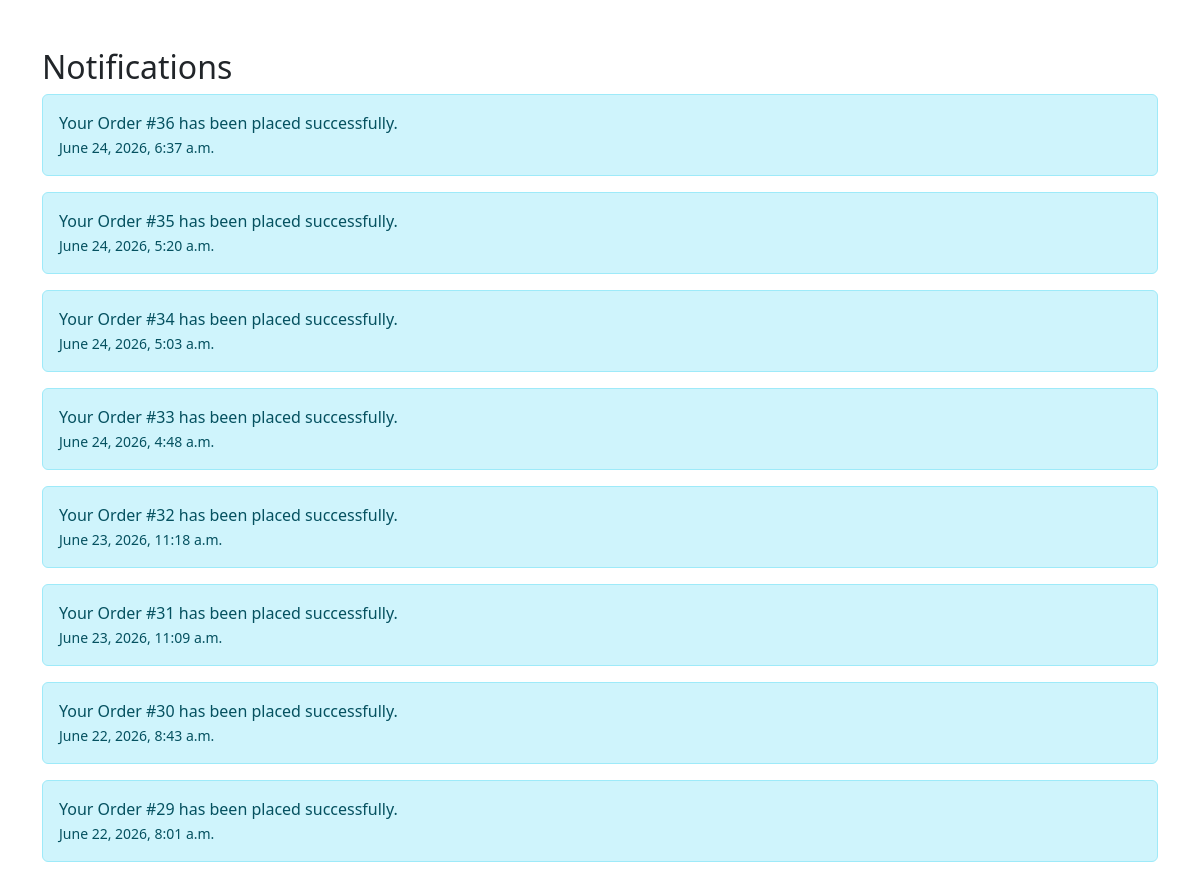
The page /notifications/ (signed in, upper part) on the database as committed earlier.
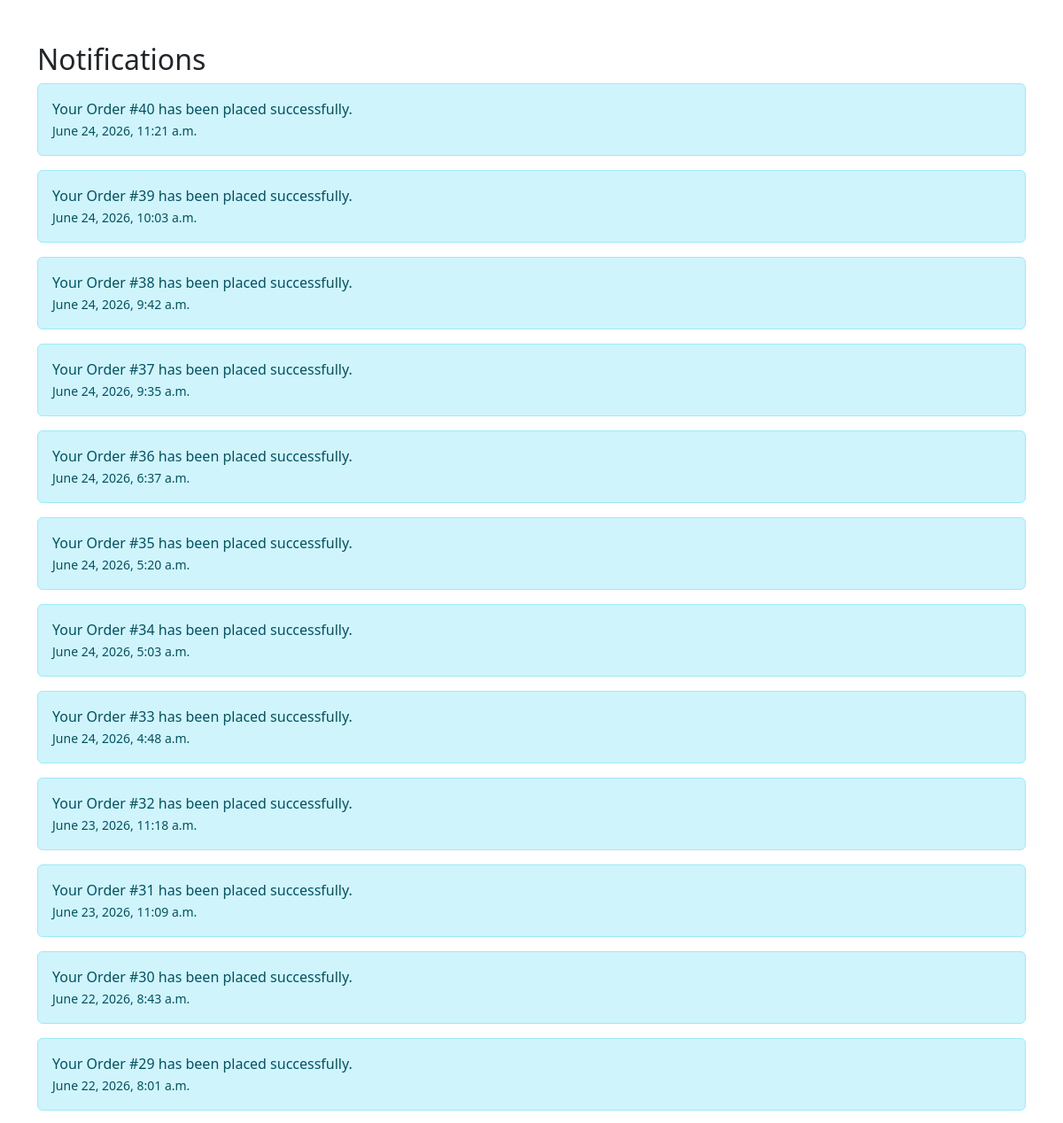
The same page on the database as committed later.
### store/models.py (models this page shows, shortened)
class Notification(models.Model):
    user = models.ForeignKey(User, on_delete=models.CASCADE)
    message = models.TextField()
    is_read = models.BooleanField(default=False)
    created_at = models.DateTimeField(auto_now_add=True)

### store/views.py (the view)
# urls.py: path('notifications/', views.notifications, name='notifications'),
@login_required
def notifications(request):
    notifications = Notification.objects.filter(
        user=request.user
    ).order_by("-created_at")
    Notification.objects.filter(
        user=request.user,
        is_read=False
    ).update(is_read=True)
    return render(
        request,
        "notifications.html",
        {"notifications": notifications}
    )

### store/templates/notifications.html (shortened to what this page needs)
<!DOCTYPE html>
<html>
<head>
    <link href="https://cdn.jsdelivr.net/npm/bootstrap@5.3.3/dist/css/bootstrap.min.css" rel="stylesheet">
</head>
<body>
<div class="container mt-5">
    <h2>Notifications</h2>
    {% for n in notifications %}
        <div class="alert alert-info">
            {{ n.message }}
            <br>
            <small>{{ n.created_at }}</small>
        </div>
    {% empty %}
        <p>No notifications yet.</p>
    {% endfor %}
</div>
</body>
</html>

Rows that differ between the two databases and show on the page:
added Notification: message "Your Order #40 has been placed successfully.", created_at "June 24, 2026, 11:21 a.m."
added Notification: message "Your Order #39 has been placed successfully.", created_at "June 24, 2026, 10:03 a.m."
added Notification: message "Your Order #38 has been placed successfully.", created_at "June 24, 2026, 9:42 a.m."
added Notification: message "Your Order #37 has been placed successfully.", created_at "June 24, 2026, 9:35 a.m."
